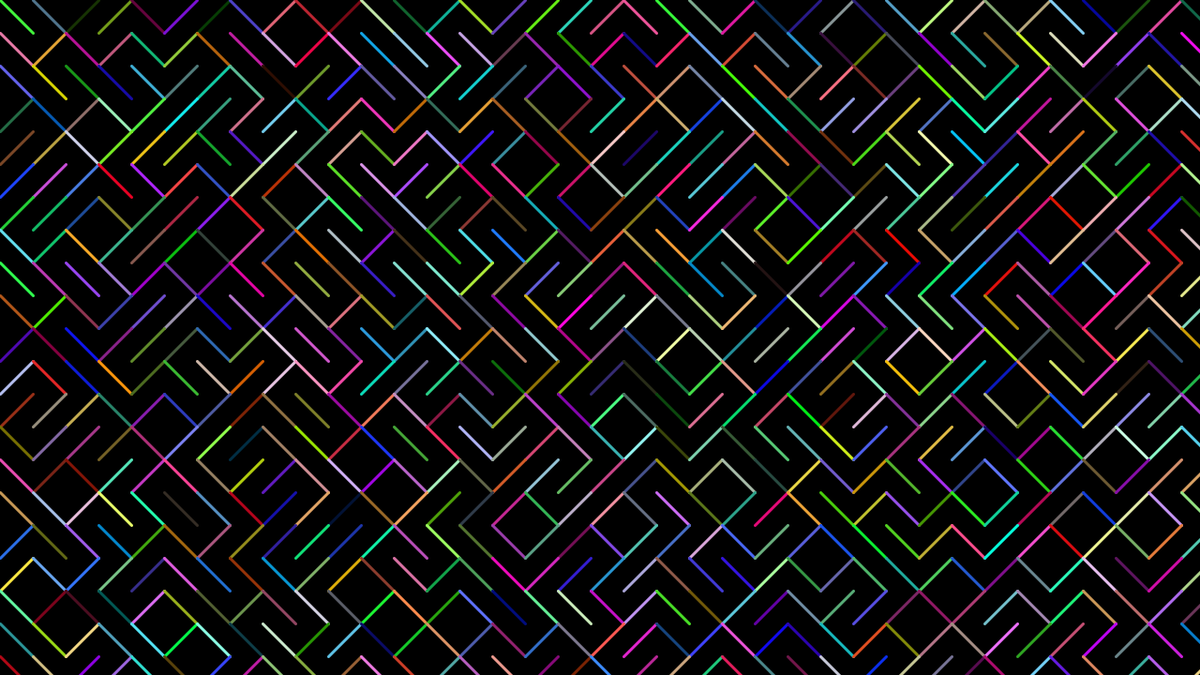
Frame 1 (no input)
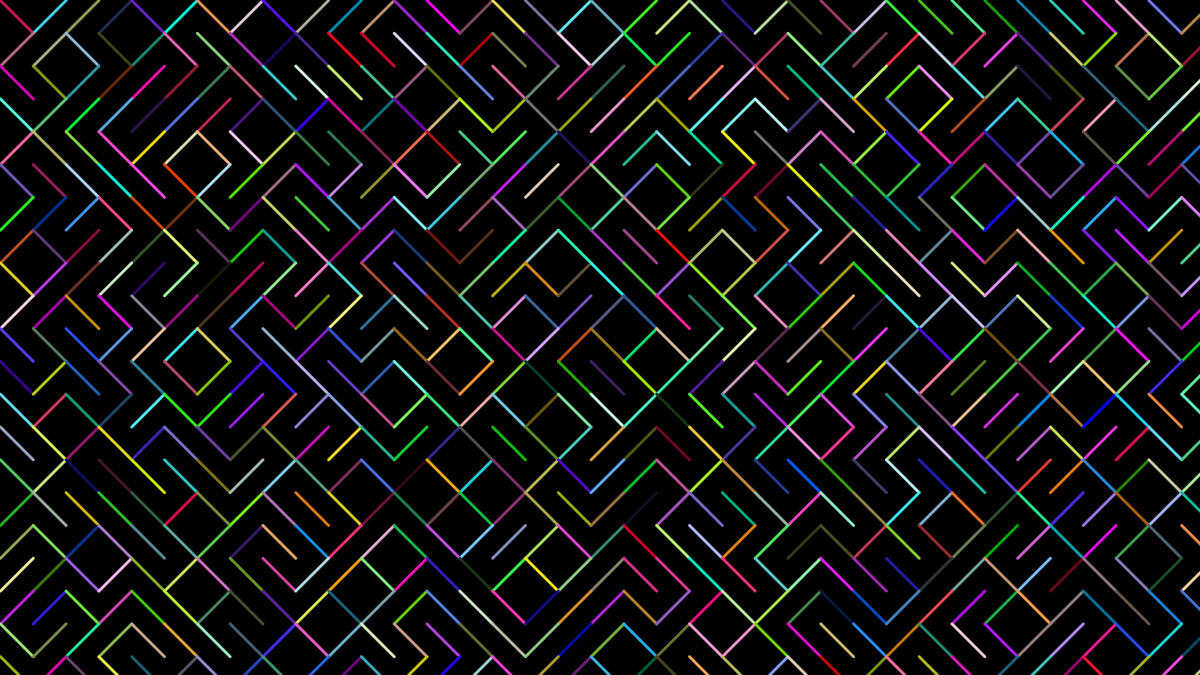
Frame 2 (the mouse pressed at the canvas centre, redrawn once)

The Processing sketch that drew these frames (run headless with seeded random() and noise(); the mouse was pressed at the canvas centre and the sketch redrawn once):

// Processing sketch: tenPrint
// ── tenPrint.pde
float spacing = 35;

void setup(){
 size(1280, 720);
 
}

void draw(){
 background(0);
 //noFill();
 stroke(255);
 strokeWeight(3);
 for (float y = 0; y < height; y += spacing)
 {
   for( float x = 0; x < width; x += spacing)
   {
     float rand = random(1);
     stroke(random(255),random(255),random(255) );  
      //circle(x, y, spacing);
      if (rand >= .5) 
      {
        line(x,y, x+ spacing, y + spacing);
      }
      else
      {
        line(x, y + spacing, x + spacing,y);
      }
      
   }
 }
 noLoop();
}
